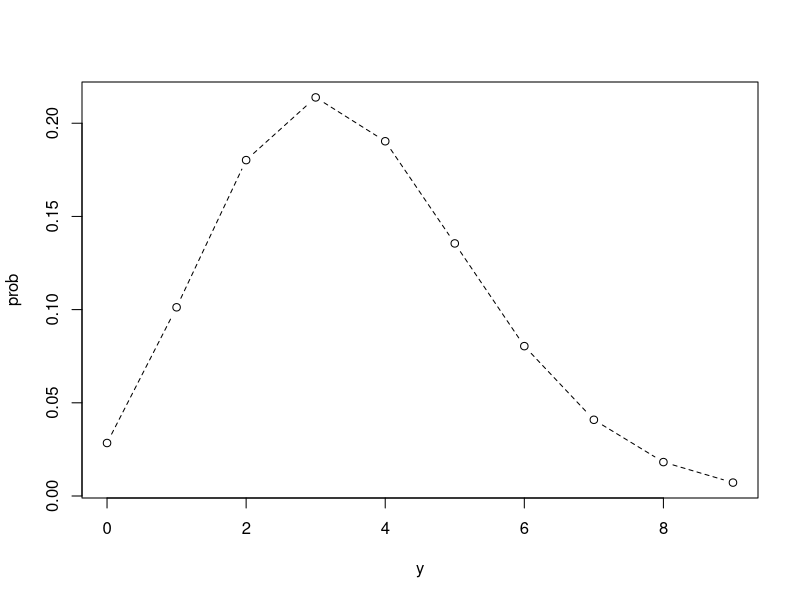
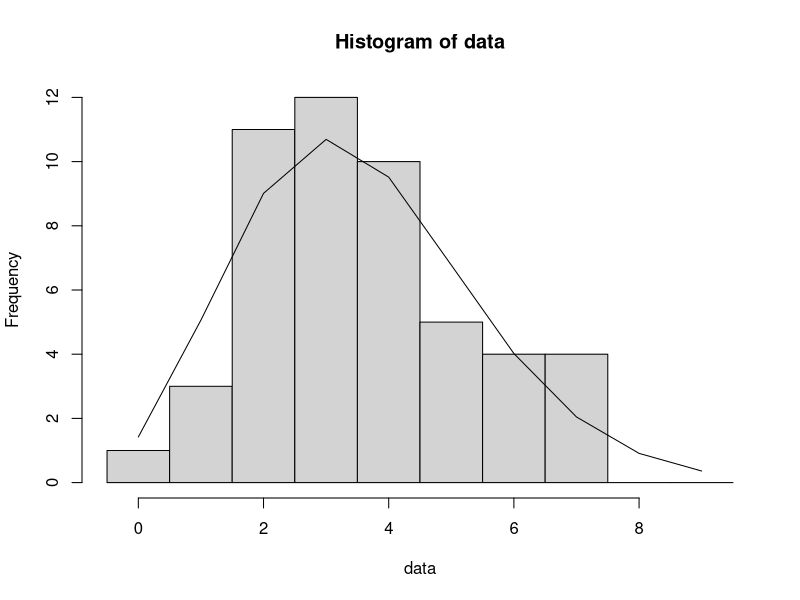

Source code (R) for these figures, in order:
y <- 0:9
prob <- dpois(y, lambda = 3.56)
cbind(y, prob)

plot(y, prob, type = "b", lty = 2)

data <- c(2,2,4,6,4,5,2,3,1,2,0,4,3,3,3,3,4,2,7,2,4,3,3,3,4,3,7,5,3,1,7,6,4,6,5,2,4,7,2,2,6,2,4,5,4,5,1,3,2,3)
hist(data, breaks = seq(-0.5, 9.5, 1))
lines(y, prob*50)
